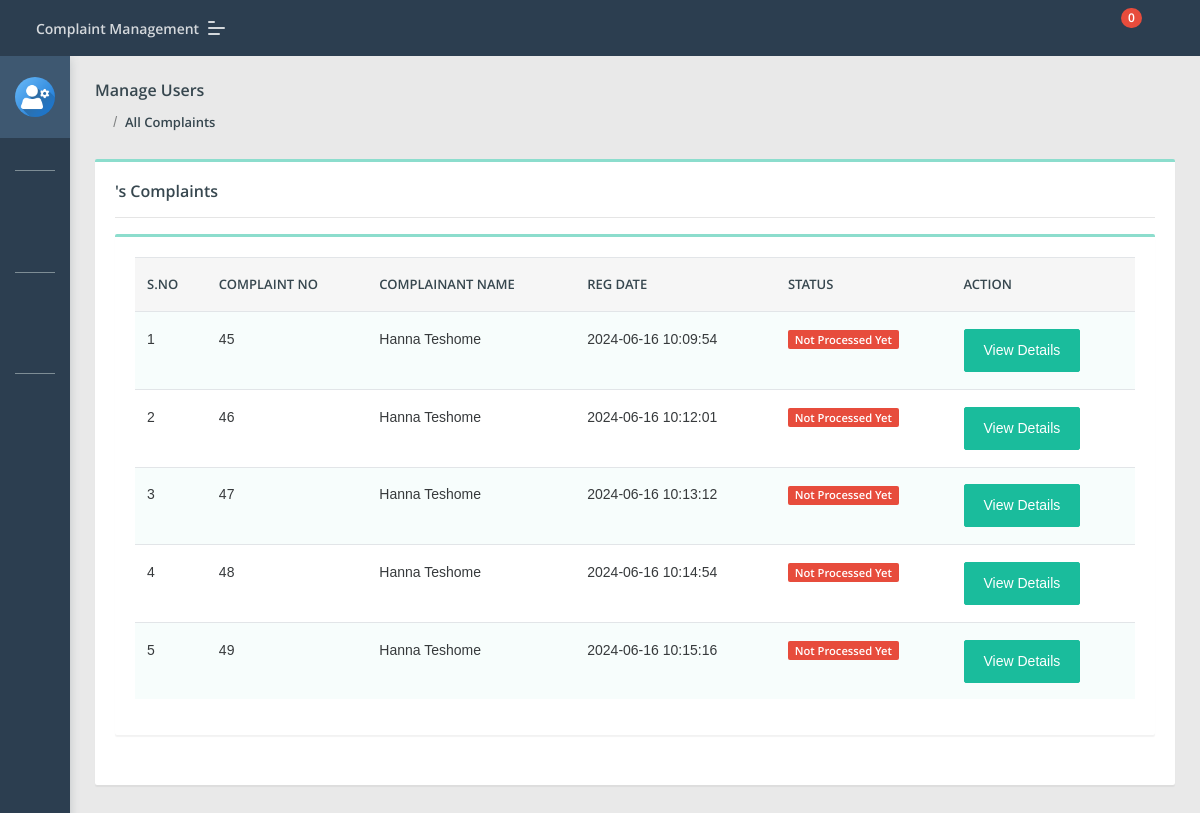
Page /Faculty/user-complaints.php?uid=10 (signed in) on the committed database.
### tables this page shows
CREATE TABLE `tblcomplaints` (
  `complaintNumber` int(11) NOT NULL,
  `userId` int(11) DEFAULT NULL,
  `category` text,
  `subcategory` varchar(255) DEFAULT NULL,
  `complaintType` varchar(255) DEFAULT NULL,
  `state` varchar(255) DEFAULT NULL,
  `noc` varchar(255) DEFAULT NULL,
  `complaintDetails` mediumtext,
  `complaintFile` varchar(255) DEFAULT NULL,
  `videoFile` varchar(255) DEFAULT NULL,
  `audioFile` varchar(255) DEFAULT NULL,
  `regDate` timestamp NULL DEFAULT CURRENT_TIMESTAMP,
  `status` varchar(50) DEFAULT NULL,
  `lastUpdationDate` timestamp NULL DEFAULT NULL ON UPDATE CURRENT_TIMESTAMP
);

CREATE TABLE `users` (
  `id` int(11) NOT NULL,
  `fullName` varchar(255) DEFAULT NULL,
  `userEmail` varchar(255) DEFAULT NULL,
  `password` varchar(255) DEFAULT NULL,
  `contactNo` bigint(11) DEFAULT NULL,
  `address` tinytext,
  `State` varchar(255) DEFAULT NULL,
  `country` varchar(255) DEFAULT NULL,
  `Faculty` text,
  `Department` text NOT NULL,
  `pincode` int(6) DEFAULT NULL,
  `userImage` varchar(255) DEFAULT NULL,
  `regDate` timestamp NOT NULL DEFAULT CURRENT_TIMESTAMP,
  `updationDate` timestamp NULL DEFAULT NULL,
  `status` int(1) DEFAULT NULL
);

### Faculty/user-complaints.php (the view, shortened to what this page needs)
<?php
include('include/config.php');
if(strlen($_SESSION['fid'])==0)
    {
header('location:index.php');
}
else{
?>
<!DOCTYPE html>
<html lang="en">
<head>
    <link rel="stylesheet" href="assets/css/style.css">
</head>
<body class="">
	<?php include('include/sidebar.php');?>
	<?php include('include/header.php');?>
<section class="pcoded-main-container">
    <div class="pcoded-content">
        <div class="page-header">
            <div class="page-block">
                <div class="row align-items-center">
                    <div class="col-md-12">
                        <div class="page-header-title">
                            <h5 class="m-b-10">Manage Users</h5>
                        </div>
                        <ul class="breadcrumb">
                            <li class="breadcrumb-item"><a href="dashboard.php"><i class="feather icon-home"></i></a></li>
                            <li class="breadcrumb-item"><a href="all-complaint.php">All Complaints</a></li>
                        </ul>
                    </div>
                </div>
            </div>
        </div>
        <div class="row">
            <div class="col-sm-12">
                <div class="card">
                    <div class="card-body">
                        <h5><?php echo $_GET['uname']?>'s Complaints</h5>
                        <hr>
                      <div class="row">
                            <div class="col-xl-12">
                <div class="card">
                    <div class="card-body table-border-style">
                        <div class="table-responsive">
                            <table class="table table-striped">
                                <thead>
                                        <tr><th>S.No</th>
											<th>Complaint No</th>
											<th>Complainant Name</th>
											<th>Reg Date</th>
											<th>Status</th>
											<th>Action</th>
										</tr>
                                </thead>
                                <tbody>
                                    <?php
$userid=intval($_GET['uid']);
$query=mysqli_query($con,"select tblcomplaints.*,users.fullName as name from tblcomplaints join users on users.id=tblcomplaints.userId where users.id='$userid'");
$cnt=1;
while($row=mysqli_fetch_array($query))
{
?>
                                        <tr>
                                            <td><?php echo htmlentities($cnt);?></td>
                                            <td><?php echo htmlentities($row['complaintNumber']);?></td>
                                            <td><?php echo htmlentities($row['name']);?></td>
                                            <td> <?php echo htmlentities($row['regDate']);?></td>
                                           <td>
                                                <?php $status=$row['status'];
                                                if($status==''): ?>
                                                <span class="badge badge-danger">Not Processed Yet</span>
                                            <?php elseif($status=='in process'):?>
                                             <span class="badge badge-warning">In Process</span>
                                         <?php elseif($status=='closed'):?>
                                             <span class="badge badge-success">Closed</span>
                                         <?php endif;?>
</td>
<td>   <a href="complaint-details.php?cid=<?php echo htmlentities($row['complaintNumber']);?>" class="btn btn-primary"> View Details</a>
											</td>
                                        </tr>
                                        <?php $cnt=$cnt+1; } ?>
                                </tbody>
                            </table>
                        </div>
                    </div>
                </div>
            </div>
                        </div>
                    </div>
                </div>
            </div>
        </div>
    </div>
</section>
</body>
</html>
<?php } ?>

### rows in the picture
tblcomplaints: complaintNumber "45", userId.fullName "Hanna Teshome", regDate "2024-06-16 10:09:54"
tblcomplaints: complaintNumber "46", userId.fullName "Hanna Teshome", regDate "2024-06-16 10:12:01"
tblcomplaints: complaintNumber "47", userId.fullName "Hanna Teshome", regDate "2024-06-16 10:13:12"
tblcomplaints: complaintNumber "48", userId.fullName "Hanna Teshome", regDate "2024-06-16 10:14:54"
tblcomplaints: complaintNumber "49", userId.fullName "Hanna Teshome", regDate "2024-06-16 10:15:16"

### other values in the picture
$num1 "0"
